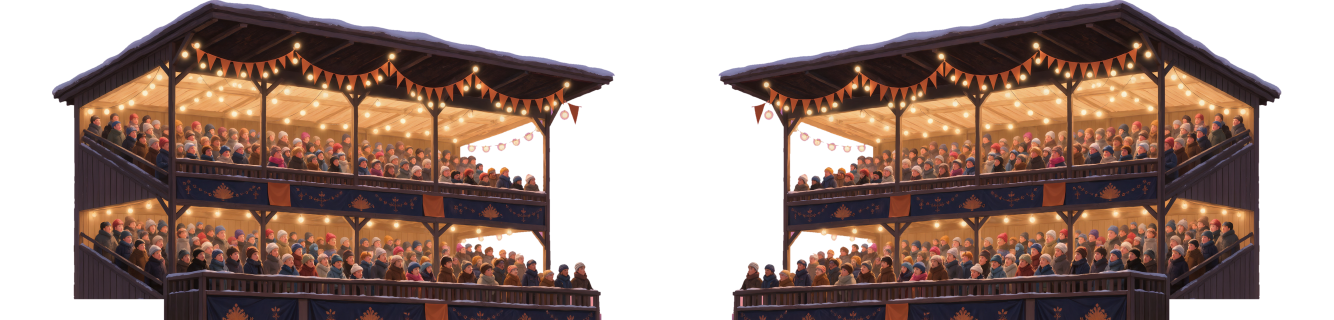
#> input picture arena-brief/incoming/stands_crowd_TEST_sheet.webp, 4000 x 960 px (shown at 1/3 size)
$ python prep_p2.py ../../arena-brief/incoming/stands_crowd_TEST_sheet.webp ../../arena-brief/incoming/stands_gen1_rgba.webp
#> lines starting #> are read from the running program, lines starting #| are printed output that depends on the picture
#!/usr/bin/env python3
"""Подготовка присланных художником файлов к слотам арены (10.55): `village_2` и `spruce_set`.
Запуск: python3 scripts/arena/prep_p2.py <village_2_src.webp> <spruce_sheet_src.webp> — пишет public/arena/village_2.webp и spruce_set.webp.
Рисунок не меняется: village_2 — обрезка пустых полей + сжатие слабого светлого ореола по альфе (кривая, а не маска); ели — перепаковка листа 2×2 в полосу из 4 модулей 800×400 (низ на одной линии)."""
import sys, numpy as np
from PIL import Image
v = Image.open(sys.argv[1]).convert('RGBA'); a = np.asarray(v).astype(float)
#> further down, v is the input picture: PIL image 4000x960 RGBA; mean R, G, B, A 99.5, 65, 81.8, 162.6
A = a[..., 3] / 255.0; A2 = np.where(A >= 0.97, A, A * (A / 0.97) ** 4)   # слабое свечение вокруг силуэта гасим, плотный объект не трогаем
#> after `A = a[..., 3] / 255.0`:
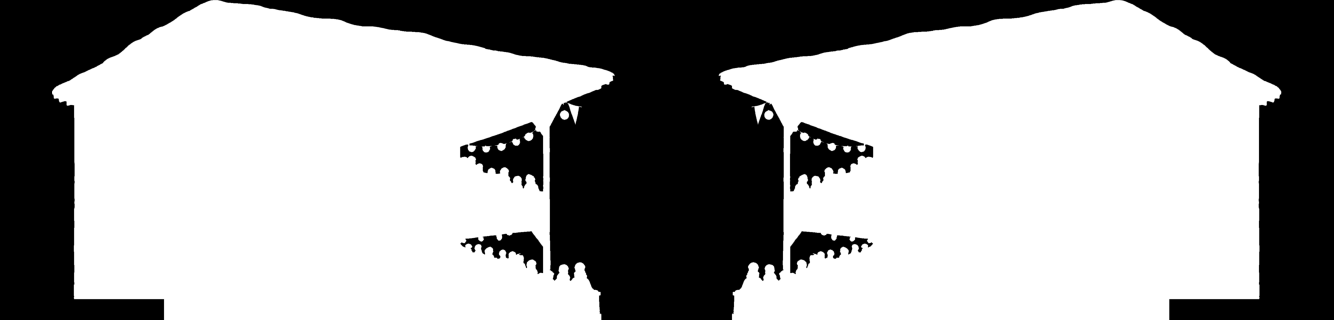
#> A: shape (960, 4000) float64 (shown at 1/3 size); min 0, max 1, mean 0.637
a[..., 3] = A2 * 255; v = Image.fromarray(a.astype('uint8'), 'RGBA').crop((0, 120, v.width, 560))
#> after `v = Image.fromarray(a.astype('uint8'), 'RGBA').crop((0, 120, v.width, `:
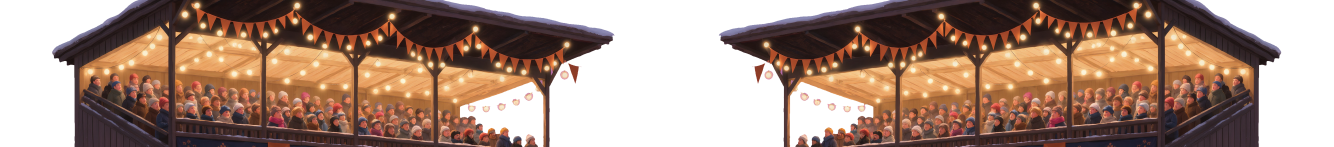
#> v: PIL image 4000x440 RGBA (shown at 1/3 size); mean R, G, B, A 113.8, 72.5, 82.4, 174.4; transparent parts drawn white
v.save('public/arena/village_2.webp', quality=92, alpha_quality=100, method=6)
s = Image.open(sys.argv[2]).convert('RGBA'); sa = np.asarray(s)[..., 3]
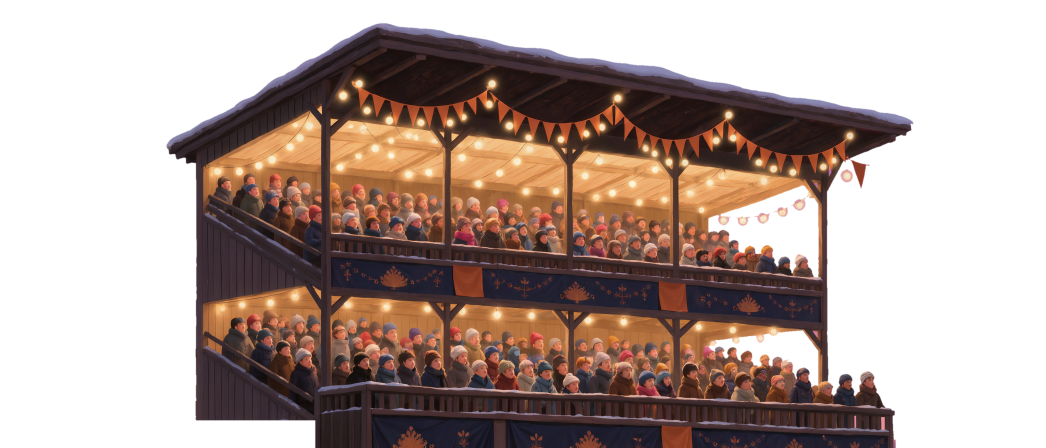
#> input picture arena-brief/incoming/stands_gen1_rgba.webp, 3136 x 1344 px (shown at 1/3 size)
#> further down, s is the input picture: PIL image 3136x1344 RGBA; mean R, G, B, A 99.4, 65.5, 69.2, 130.4
#> after `sa = np.asarray(s)[..., 3]`:
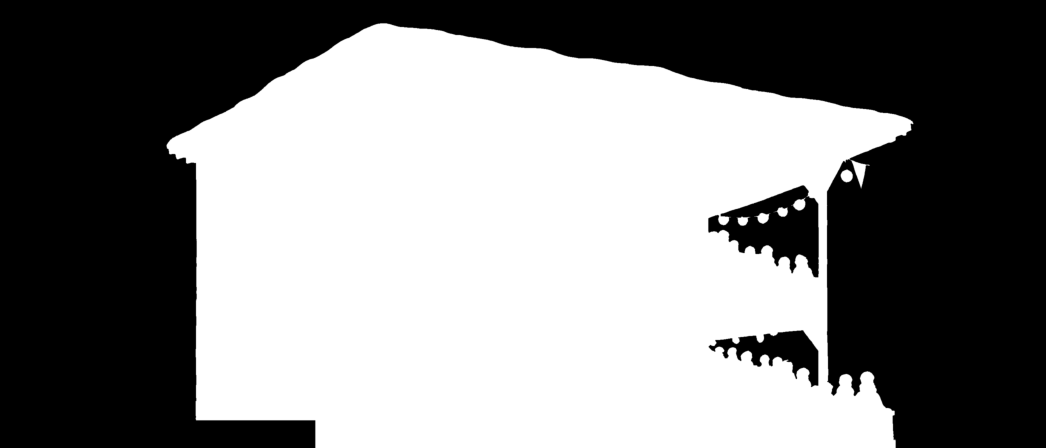
#> sa: shape (1344, 3136) (shown at 1/3 size); min 0, max 255, mean 130.4
quads = [(0, 960, 0, 410), (960, s.width, 0, 410), (0, 960, 410, s.height), (960, s.width, 410, s.height)]
M = Image.new('RGBA', (3200, 400), (0, 0, 0, 0))
#> M: PIL image 3200x400 RGBA; every value is 0
for i, (x0, x1, y0, y1) in enumerate(quads):
    ys, xs = np.nonzero(sa[y0:y1, x0:x1] > 8); bx0, bx1, by0, by1 = xs.min() + x0, xs.max() + x0 + 1, ys.min() + y0, ys.max() + y0 + 1
    c = s.crop((bx0, by0, bx1, by1)); M.alpha_composite(c, (i * 800 + (800 - c.width) // 2, 400 - 6 - c.height))
#> this loop made 4 passes
#> (bx0, bx1, by0, by1) on passes 1 to 4: (523, 960, 164, 410), (960, 2742, 68, 410), (498, 960, 410, 1344), (960, 2693, 410, 1344)
#> pass 1, `c = s.crop((bx0, by0, bx1, by1))`:
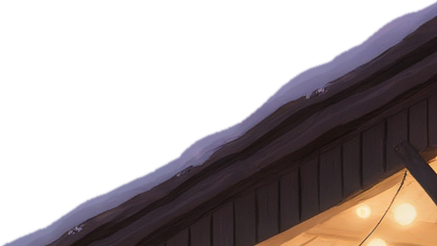
#> c: PIL image 437x246 RGBA; mean R, G, B, A 42.5, 33.7, 33.9, 123.2; transparent parts drawn white
#> after the loop:
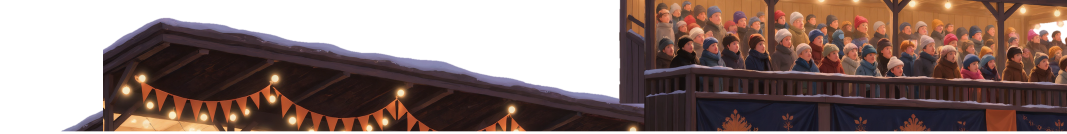
#> M: PIL image 3200x400 RGBA (shown at 1/3 size); mean R, G, B, A 63.9, 43.5, 38.4, 177.1; transparent parts drawn white
#> after the loop:
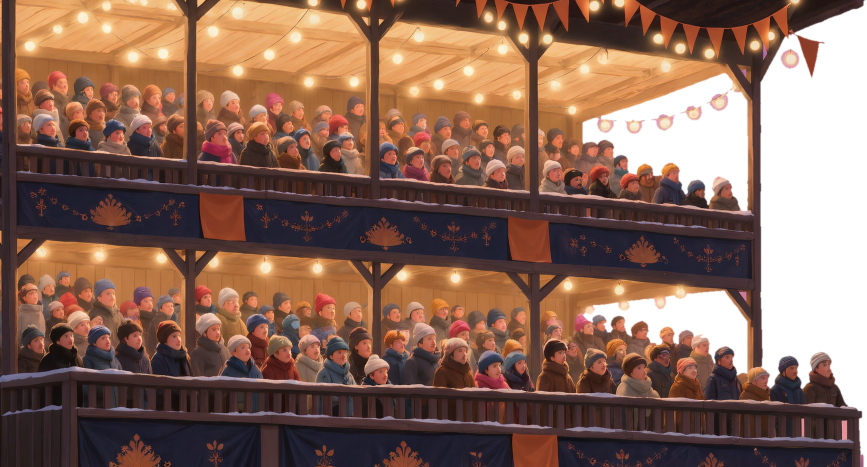
#> c: PIL image 1733x934 RGBA (shown at 1/2 size); mean R, G, B, A 127.9, 85.5, 75.8, 221.3; transparent parts drawn white
M.save('public/arena/spruce_set.webp', quality=92, alpha_quality=100, method=6)
